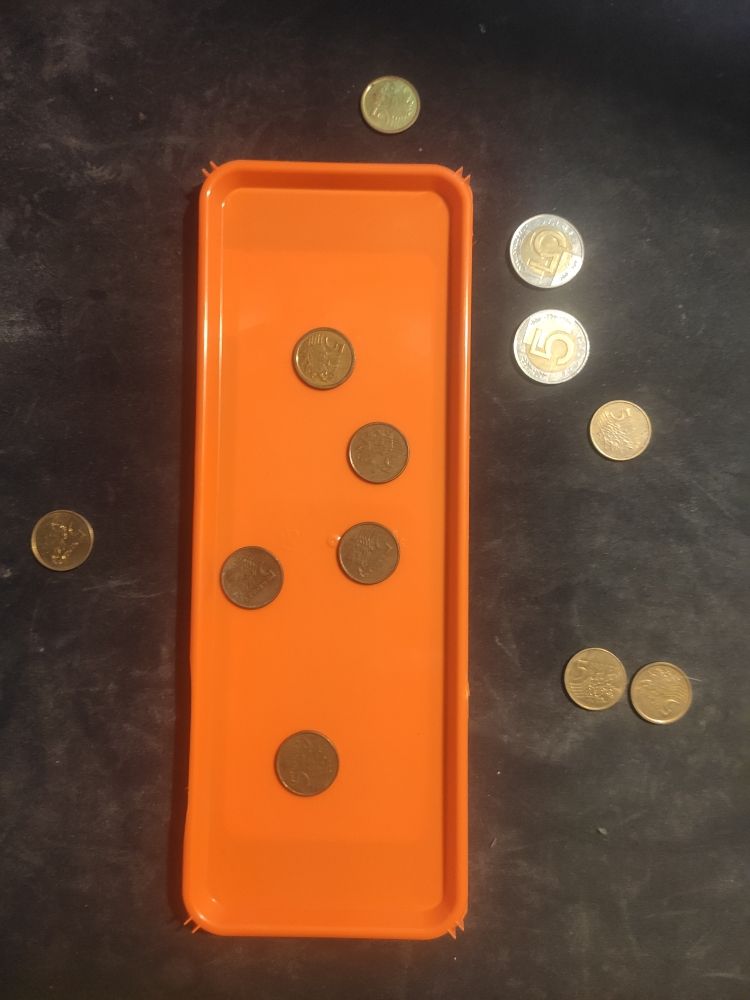
#> input picture trays/tray1.jpg, 750 x 1000 px; the run also reads 4 pictures not shown here
$ python coins.py
#> lines starting #> are read from the running program, lines starting #| are printed output that depends on the picture; after the words box and inside, x2 and y2 are one past the last pixel; in counts of white or black regions, pixels touching at a corner belong together
import numpy as np
import cv2 as cv


def find_tray(image):
#> called with image = 'trays/tray1.jpg'
    img = cv.imread(image)
#> img is the input picture: shape (1000, 750, 3); mean B, G, R 46.1, 73.5, 117.8
    # convert color space
    conv_img = cv.cvtColor(img, cv.COLOR_BGR2GRAY)
    # remove outlier pixels
    thresh = cv.threshold(conv_img, 0, 255, cv.THRESH_BINARY_INV + cv.THRESH_OTSU)[1]
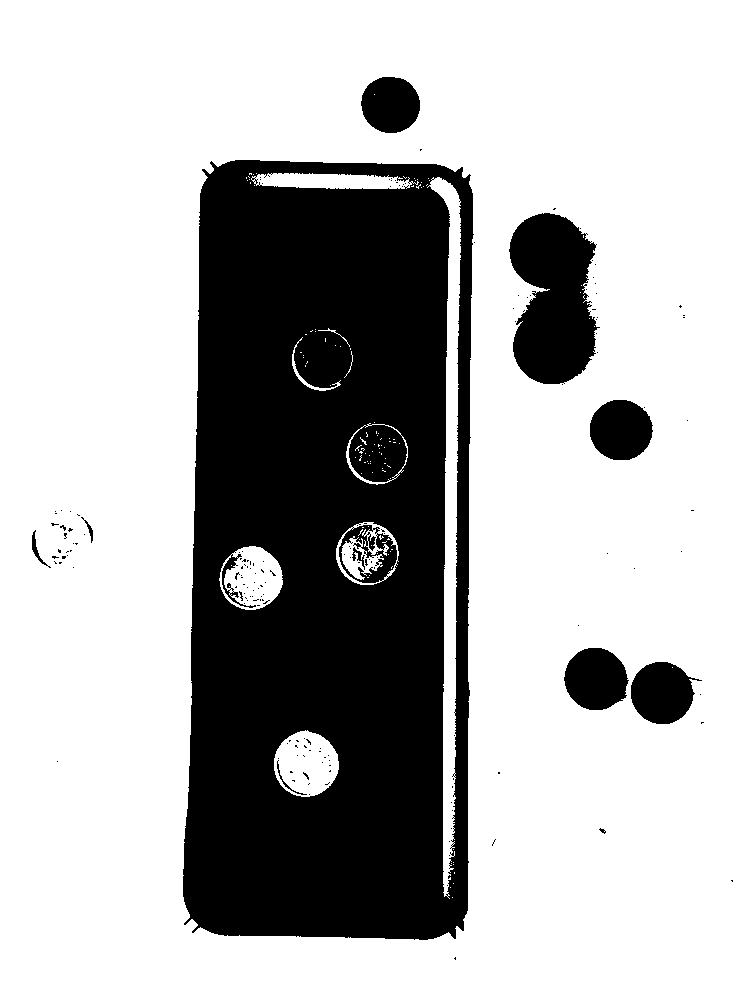
#> thresh: shape (1000, 750); 71% white; 174 black regions (163 under 20 px), largest, box (x1, y1, x2, y2) and area: (183, 160, 474, 940) 193852, (509, 213, 600, 384) 11364, (564, 648, 629, 710) 3094
    # morphology
    kernel = np.ones((5, 5), np.uint8)
    morph = cv.morphologyEx(thresh, cv.MORPH_ELLIPSE, kernel, iterations=1)
#> morph: shape (1000, 750); 70.4% white; 67 black regions (54 under 20 px), largest, box (x1, y1, x2, y2) and area: (183, 160, 475, 940) 197818, (509, 208, 600, 385) 11688, (564, 648, 702, 724) 6209
    # sure background area
    sure_bg = cv.dilate(morph, kernel, iterations=20)
#> sure_bg: shape (1000, 750); 90.3% white; 1 black region, box (x1, y1, x2, y2) and area: (226, 227, 408, 898) 72892
    # finding sure foreground area
    dist_transform = cv.distanceTransform(morph, cv.DIST_L2, 5)
    # finding unknown region
    sure_fg = np.uint8(cv.threshold(dist_transform,
                                    0.993 * dist_transform.max(), 255, 0)[1])
#> sure_fg: shape (1000, 750); 0% white in thin lines or dots, all inside (x1, y1, x2, y2) = (746, 0, 750, 3)
    unknown = cv.subtract(sure_bg, sure_fg)
#> unknown: shape (1000, 750); 90.3% white; 2 black regions (1 under 20 px), largest, box (x1, y1, x2, y2) and area: (226, 227, 408, 898) 72892
    # marker labelling
    markers = cv.connectedComponents(sure_fg)[1]
    # add one to all labels so that sure background is 1 instead of 0
    markers = markers + 1
    # mark the region of unknown with 0
    markers[unknown == 255] = 0
#> markers: shape (1000, 750) int32; 3 distinct labels, from 0 to 2
    markers = cv.watershed(img, markers)
#> markers: shape (1000, 750) int32; 3 distinct labels, from -1 to 2

    return markers


def find_coins(image, markers):
#> called with image = 'trays/tray1.jpg'
    img = cv.imread(image)
    # convert color space
    conv_img = cv.cvtColor(img, cv.COLOR_BGR2GRAY)
    # remove outlier pixels
    blur = cv.GaussianBlur(conv_img, (5, 5), 2)
    # calculate the threshold for a small regions of the image
    thresh = cv.adaptiveThreshold(blur, 255, cv.ADAPTIVE_THRESH_GAUSSIAN_C,
                                  cv.THRESH_BINARY, 11, 3)
#> thresh: shape (1000, 750); 96% white; 512 black regions (429 under 20 px), largest, box (x1, y1, x2, y2) and area: (231, 183, 453, 900) 3686, (178, 168, 207, 931) 3228, (464, 174, 478, 931) 3099
    # morphology
    kernel = np.ones((4, 3), np.uint8)
    k_open = cv.morphologyEx(thresh, cv.MORPH_OPEN, kernel)
#> k_open: shape (1000, 750); 95.9% white; 423 black regions (349 under 20 px), largest, box (x1, y1, x2, y2) and area: (231, 184, 453, 901) 3741, (178, 169, 207, 932) 3437, (464, 175, 478, 932) 3166
    # detection of the edges
    outline = cv.Canny(k_open, 100, 100, L2gradient=True)
#> outline: shape (1000, 750); 2.5% white in thin lines or dots
    # Hough Circles
    coins = cv.HoughCircles(outline, cv.HOUGH_GRADIENT, 1.8,
                            minDist=30, minRadius=13, maxRadius=39)
#> coins = [[551.7, 346.5, 37.84], [389.7, 105.3, 32.8], [551.7, 252.9, 37.84], [659.7, 692.1, 33.88], [621.9, 429.3, 31.9], [596.7, 677.7, 31.9], [60.3, 540.9, 33.88], [321.3, 357.3, 29.02], [369.9, 555.3, 29.92], [375.3, 454.5, 29.92], [249.3, 580.5, 30.46], [303.3, 762.3, 30.28]]
    if coins is not None:
        coins = np.round(coins[0, :]).astype("int")
#> coins = [[552, 346, 38], [390, 105, 33], [552, 253, 38], [660, 692, 34], [622, 429, 32], [597, 678, 32], [60, 541, 34], [321, 357, 29], [370, 555, 30], [375, 454, 30], [249, 580, 30], [303, 762, 30]]
        for (x, y, r) in coins:
            cv.circle(img, (x, y), r, (0, 0, 0), 6)
            if markers[y][x] == 1:
                cv.circle(img, (x, y), 5, (0, 255, 0), 5)
#> this loop made 12 passes
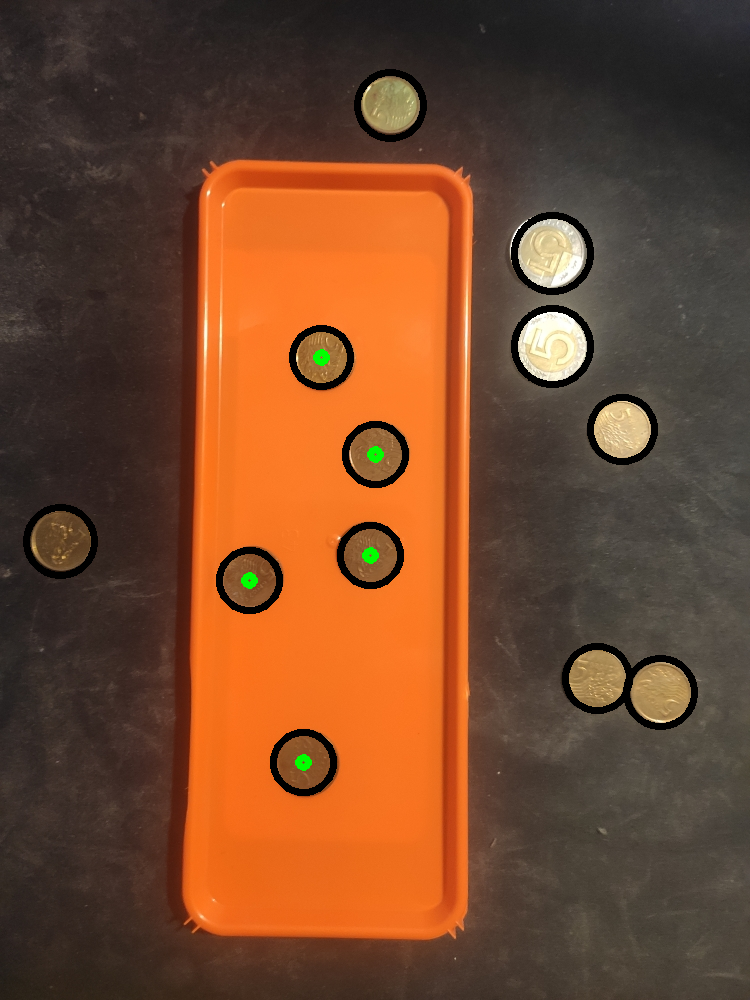
#> img: shape (1000, 750, 3); 2.4% of pixels changed, all inside (x1, y1, x2, y2) = (23, 69, 698, 796)
    else:
        print('No circles found')

    # sort
    coins = coins[np.argsort(coins[:, 2])]
#> coins = [[321, 357, 29], [249, 580, 30], [375, 454, 30], [370, 555, 30], [303, 762, 30], [622, 429, 32], [597, 678, 32], [390, 105, 33], [60, 541, 34], [660, 692, 34], [552, 346, 38], [552, 253, 38]]
    # paint fives
    cv.circle(img, (coins[-1][0], coins[-1][1]), coins[-1][2], (0, 30, 200), 3)
    cv.circle(img, (coins[-2][0], coins[-2][1]), coins[-2][2], (0, 30, 200), 3)
    # mark results of the watershed algorithm
    img[markers == -1] = [0, 255, 0]
    # write to file
    filename = 'trays_res/'+image[len(image) - 9:]
    cv.imwrite(filename, img)
    # show
    cv.imshow(filename, img)


if __name__ == '__main__':
    find_coins("trays/tray1.jpg", find_tray("trays/tray1.jpg"))
    find_coins("trays/tray2.jpg", find_tray("trays/tray2.jpg"))
#> in find_tray (call 2), `thresh = cv.threshold(conv_img, 0, 255, cv.THRESH_BINARY_INV + cv.THRE..`: thresh: shape (1000, 750); 75.1% white; 259 black regions (238 under 20 px), largest, box (x1, y1, x2, y2) and area: (211, 60, 483, 788) 174973, (524, 244, 603, 315) 4336, (598, 427, 659, 485) 2797
#> in find_tray (call 2), `morph = cv.morphologyEx(thresh, cv.MORPH_ELLIPSE, kernel, iterations=1)`: morph: shape (1000, 750); 74.4% white; 88 black regions (76 under 20 px), largest, box (x1, y1, x2, y2) and area: (211, 60, 487, 788) 179457, (524, 244, 607, 315) 4407, (598, 427, 659, 485) 2812
#> in find_tray (call 2), `sure_bg = cv.dilate(morph, kernel, iterations=20)`: sure_bg: shape (1000, 750); 89.9% white; 1 black region, box (x1, y1, x2, y2) and area: (254, 129, 440, 746) 75406
#> in find_tray (call 2), `sure_fg = np.uint8(cv.threshold(dist_transform, 0.993 * dist_transform..`: sure_fg: shape (1000, 750); 0% white; 1 white region (1 under 20 px)
#> in find_tray (call 2), `unknown = cv.subtract(sure_bg, sure_fg)`: unknown: shape (1000, 750); 89.9% white; 2 black regions (1 under 20 px), largest, box (x1, y1, x2, y2) and area: (254, 129, 440, 746) 75406
#> in find_tray (call 2), `markers = cv.connectedComponents(sure_fg)[1]`: markers: shape (1000, 750) int32; values 0 (black) and 1 (white), 0% white; 1 white region (1 under 20 px)
#> in find_tray (call 2), `markers = markers + 1`: markers: shape (1000, 750) int32; values 1 (black) and 2 (white), 0% white; 1 white region (1 under 20 px)
#> in find_tray (call 2), `markers[unknown == 255] = 0`: markers: shape (1000, 750) int32; 3 distinct labels, from 0 to 2
#> in find_tray (call 2), `markers = cv.watershed(img, markers)`: markers: shape (1000, 750) int32; 3 distinct labels, from -1 to 2
#> call 2 of find_coins, with image = 'trays/tray2.jpg'
#> in find_coins (call 2), `thresh = cv.adaptiveThreshold(blur, 255, cv.ADAPTIVE_THRESH_GAUSSIAN_C..`: thresh: shape (1000, 750); 96.3% white; 662 black regions (588 under 20 px), largest, box (x1, y1, x2, y2) and area: (206, 66, 487, 792) 7391, (253, 83, 462, 754) 3096, (455, 79, 470, 735) 2120
#> in find_coins (call 2), `k_open = cv.morphologyEx(thresh, cv.MORPH_OPEN, kernel)`: k_open: shape (1000, 750); 96.2% white; 554 black regions (490 under 20 px), largest, box (x1, y1, x2, y2) and area: (206, 67, 487, 793) 7619, (253, 84, 462, 755) 3145, (455, 80, 470, 736) 2214
#> in find_coins (call 2), `outline = cv.Canny(k_open, 100, 100, L2gradient=True)`:
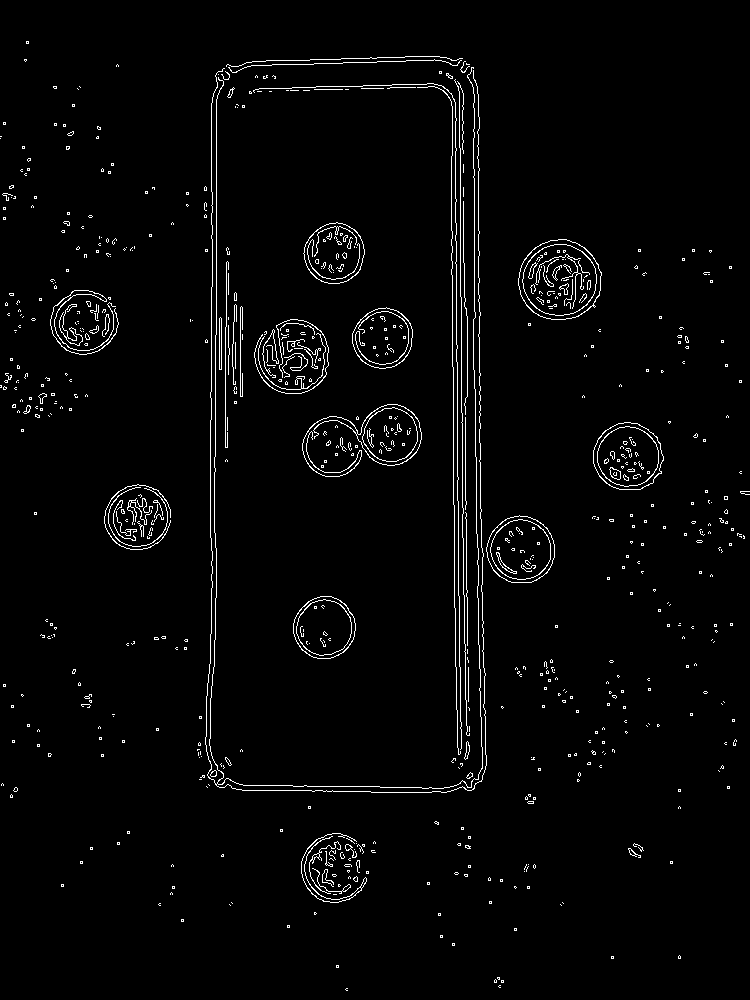
#> outline: shape (1000, 750); 2.5% white in thin lines or dots
#> in find_coins (call 2), `coins = cv.HoughCircles(outline, cv.HOUGH_GRADIENT, 1.8, minDist=30, m..`: coins = [[558.9, 276.3, 37.84], [627.3, 452.7, 31.9], [519.3, 546.3, 31.9], [292.5, 355.5, 33.88], [333.9, 252.9, 29.2], [83.7, 324.9, 29.56], [321.3, 627.3, 28.12], [335.7, 445.5, 27.94], [389.7, 434.7, 25.96], [137.7, 519.3, 31.54], [382.5, 339.3, 26.68], [333.9, 875.7, 27.94]]
#> in find_coins (call 2), `coins = np.round(coins[0, :]).astype("int")`: coins = [[559, 276, 38], [627, 453, 32], [519, 546, 32], [292, 356, 34], [334, 253, 29], [84, 325, 30], [321, 627, 28], [336, 446, 28], [390, 435, 26], [138, 519, 32], [382, 339, 27], [334, 876, 28]]
#> the loop in find_coins (call 2), `for (x, y, r) in coins:` made 12 passes
#> after the loop in find_coins (call 2), `for (x, y, r) in coins:`:
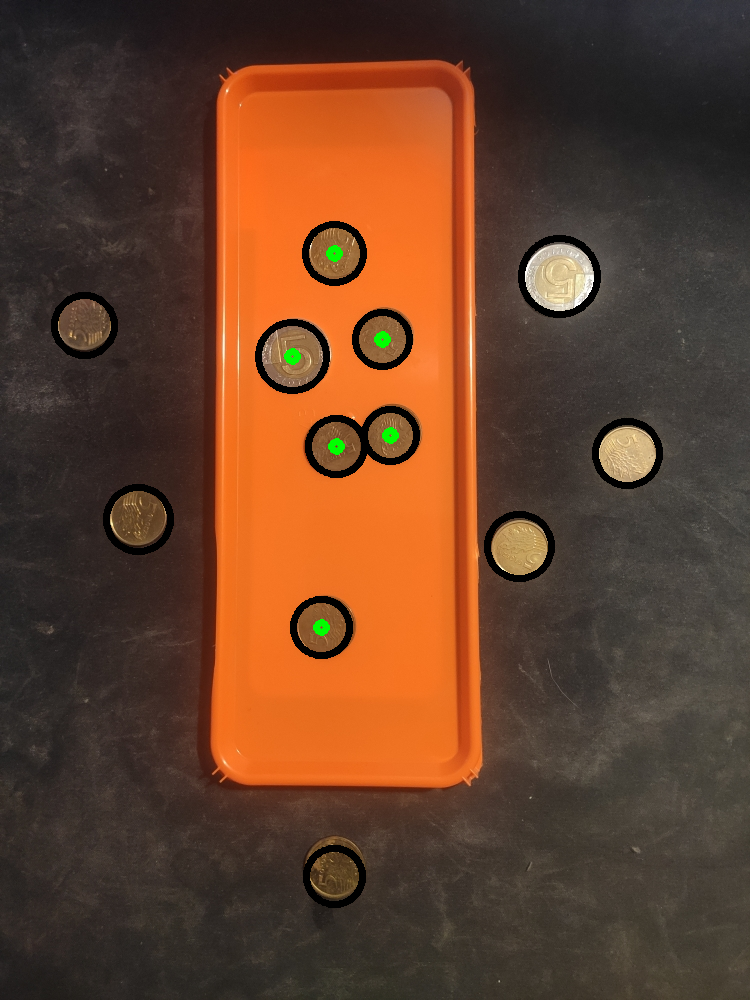
#> img: shape (1000, 750, 3); mean B, G, R 42.4, 64.2, 100.5
#> in find_coins (call 2), `coins = coins[np.argsort(coins[:, 2])]`: coins = [[390, 435, 26], [382, 339, 27], [321, 627, 28], [336, 446, 28], [334, 876, 28], [334, 253, 29], [84, 325, 30], [519, 546, 32], [627, 453, 32], [138, 519, 32], [292, 356, 34], [559, 276, 38]]
    find_coins("trays/tray3.jpg", find_tray("trays/tray3.jpg"))
#> call 3 of find_tray, with image = 'trays/tray3.jpg'
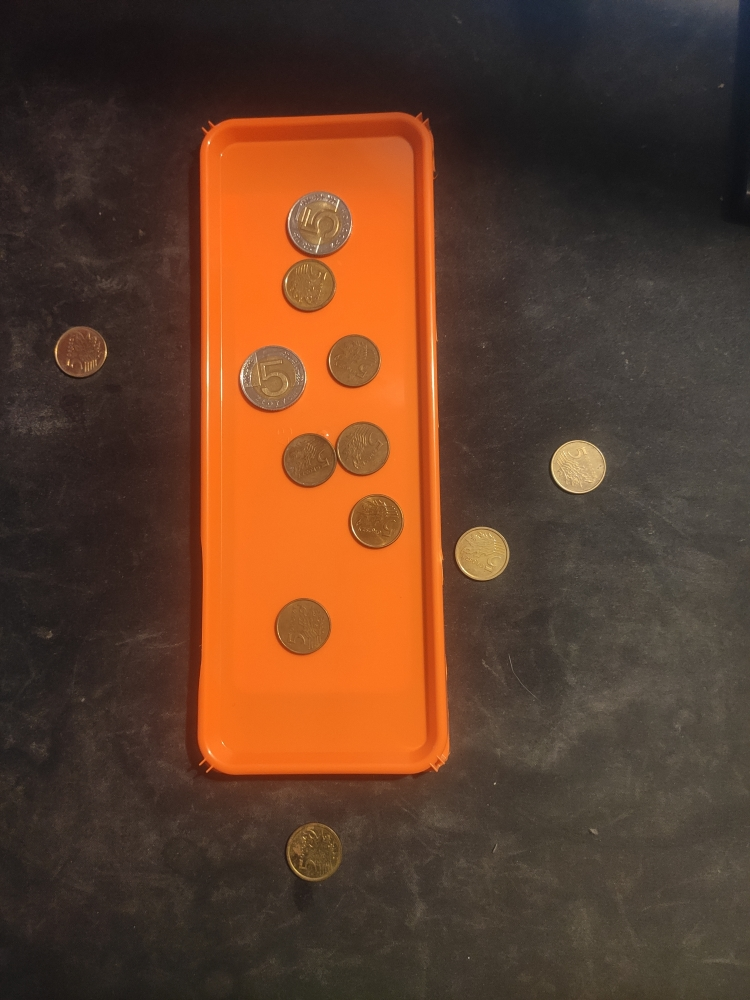
#> input picture trays/tray3.jpg, 750 x 1000 px
#> in find_tray, img is the input picture: shape (1000, 750, 3); mean B, G, R 42.5, 62.6, 96.3
#> in find_tray (call 3), `thresh = cv.threshold(conv_img, 0, 255, cv.THRESH_BINARY_INV + cv.THRE..`: thresh: shape (1000, 750); 79.4% white; 328 black regions (317 under 20 px), largest, box (x1, y1, x2, y2) and area: (198, 113, 451, 775) 148295, (551, 440, 607, 493) 2334, (455, 527, 510, 580) 2297
#> in find_tray (call 3), `morph = cv.morphologyEx(thresh, cv.MORPH_ELLIPSE, kernel, iterations=1)`: morph: shape (1000, 750); 78.5% white; 173 black regions (160 under 20 px), largest, box (x1, y1, x2, y2) and area: (198, 113, 451, 775) 153675, (551, 440, 608, 493) 2351, (455, 527, 510, 580) 2301
#> in find_tray (call 3), `sure_bg = cv.dilate(morph, kernel, iterations=20)`: sure_bg: shape (1000, 750); 90.8% white; 1 black region, box (x1, y1, x2, y2) and area: (240, 179, 407, 734) 68679
#> in find_tray (call 3), `dist_transform = cv.distanceTransform(morph, cv.DIST_L2, 5)`:
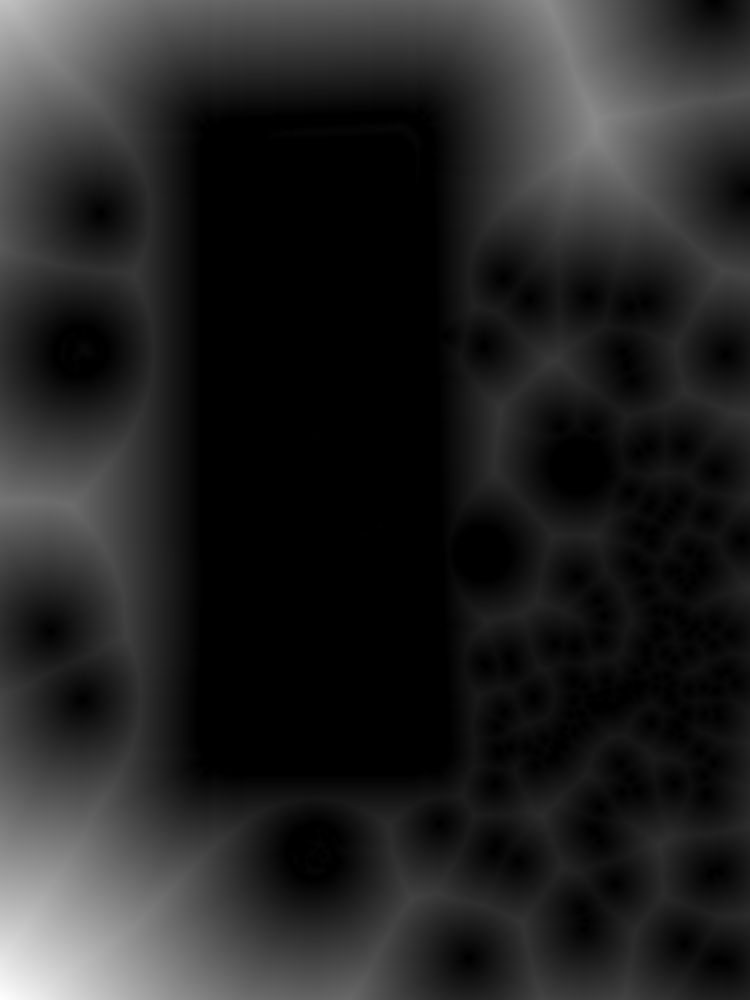
#> dist_transform: shape (1000, 750) float32; min 0, max 305.1, mean 43.8; drawn with min black and max white
#> in find_tray (call 3), `sure_fg = np.uint8(cv.threshold(dist_transform, 0.993 * dist_transform..`: sure_fg: shape (1000, 750); 0% white; 1 white region (1 under 20 px)
#> in find_tray (call 3), `unknown = cv.subtract(sure_bg, sure_fg)`: unknown: shape (1000, 750); 90.8% white; 2 black regions (1 under 20 px), largest, box (x1, y1, x2, y2) and area: (240, 179, 407, 734) 68679
    find_coins("trays/tray4.jpg", find_tray("trays/tray4.jpg"))
    find_coins("trays/tray5.jpg", find_tray("trays/tray5.jpg"))
    find_coins("trays/tray6.jpg", find_tray("trays/tray6.jpg"))
#> (the run stopped early here; a loop or call above may not have finished)
